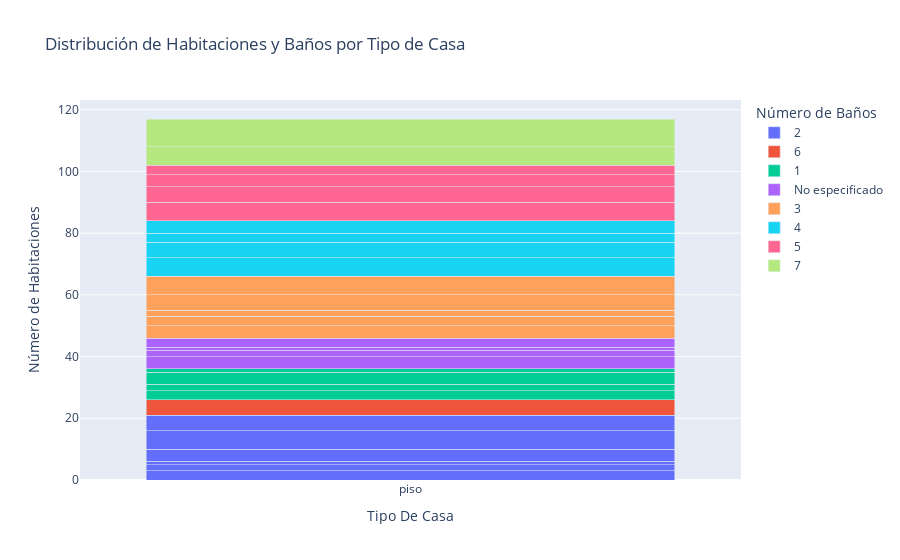

The notebook cell this image was saved under:
### Code cell
fig_stacked_bar = px.bar(
    segmentacion,
    x='Tipo De Casa',
    y='Habitaciones',
    color='Baños',
    title="Distribución de Habitaciones y Baños por Tipo de Casa",
    labels={'Habitaciones': 'Número de Habitaciones', 'Baños': 'Número de Baños'},
    barmode='stack'
)
fig_stacked_bar.show()

### Figure 1 — Plotly figure (JSON) as saved in the notebook; plotly's stock layout.template omitted (floating-point values rounded to 4 significant figures)
{"data": [{"alignmentgroup": "True", "hovertemplate": "Número de Baños=2<br>Tipo De Casa=%{x}<br>Número de Habitaciones=%{y}<extra></extra>", "legendgroup": "2", "marker": {"color": "#636efa", "pattern": {"shape": ""}}, "name": "2", "offsetgroup": "2", "orientation": "v", "showlegend": true, "textposition": "auto", "type": "bar", "x": ["piso", "piso", "piso", "piso", "piso", "piso"], "xaxis": "x", "y": [3, 2, 1, 4, 6, 5], "yaxis": "y"}, {"alignmentgroup": "True", "hovertemplate": "Número de Baños=6<br>Tipo De Casa=%{x}<br>Número de Habitaciones=%{y}<extra></extra>", "legendgroup": "6", "marker": {"color": "#EF553B", "pattern": {"shape": ""}}, "name": "6", "offsetgroup": "6", "orientation": "v", "showlegend": true, "textposition": "auto", "type": "bar", "x": ["piso"], "xaxis": "x", "y": [5], "yaxis": "y"}, {"alignmentgroup": "True", "hovertemplate": "Número de Baños=1<br>Tipo De Casa=%{x}<br>Número de Habitaciones=%{y}<extra></extra>", "legendgroup": "1", "marker": {"color": "#00cc96", "pattern": {"shape": ""}}, "name": "1", "offsetgroup": "1", "orientation": "v", "showlegend": true, "textposition": "auto", "type": "bar", "x": ["piso", "piso", "piso", "piso"], "xaxis": "x", "y": [3, 2, 4, 1], "yaxis": "y"}, {"alignmentgroup": "True", "hovertemplate": "Número de Baños=No especificado<br>Tipo De Casa=%{x}<br>Número de Habitaciones=%{y}<extra></extra>", "legendgroup": "No especificado", "marker": {"color": "#ab63fa", "pattern": {"shape": ""}}, "name": "No especificado", "offsetgroup": "No especificado", "orientation": "v", "showlegend": true, "textposition": "auto", "type": "bar", "x": ["piso", "piso", "piso", "piso"], "xaxis": "x", "y": [4, 2, 1, 3], "yaxis": "y"}, {"alignmentgroup": "True", "hovertemplate": "Número de Baños=3<br>Tipo De Casa=%{x}<br>Número de Habitaciones=%{y}<extra></extra>", "legendgroup": "3", "marker": {"color": "#FFA15A", "pattern": {"shape": ""}}, "name": "3", "offsetgroup": "3", "orientation": "v", "showlegend": true, "textposition": "auto", "type": "bar", "x": ["piso", "piso", "piso", "piso", "piso"], "xaxis": "x", "y": [4, 3, 2, 5, 6], "yaxis": "y"}, {"alignmentgroup": "True", "hovertemplate": "Número de Baños=4<br>Tipo De Casa=%{x}<br>Número de Habitaciones=%{y}<extra></extra>", "legendgroup": "4", "marker": {"color": "#19d3f3", "pattern": {"shape": ""}}, "name": "4", "offsetgroup": "4", "orientation": "v", "showlegend": true, "textposition": "auto", "type": "bar", "x": ["piso", "piso", "piso", "piso"], "xaxis": "x", "y": [6, 5, 3, 4], "yaxis": "y"}, {"alignmentgroup": "True", "hovertemplate": "Número de Baños=5<br>Tipo De Casa=%{x}<br>Número de Habitaciones=%{y}<extra></extra>", "legendgroup": "5", "marker": {"color": "#FF6692", "pattern": {"shape": ""}}, "name": "5", "offsetgroup": "5", "orientation": "v", "showlegend": true, "textposition": "auto", "type": "bar", "x": ["piso", "piso", "piso", "piso"], "xaxis": "x", "y": [6, 5, 4, 3], "yaxis": "y"}, {"alignmentgroup": "True", "hovertemplate": "Número de Baños=7<br>Tipo De Casa=%{x}<br>Número de Habitaciones=%{y}<extra></extra>", "legendgroup": "7", "marker": {"color": "#B6E880", "pattern": {"shape": ""}}, "name": "7", "offsetgroup": "7", "orientation": "v", "showlegend": true, "textposition": "auto", "type": "bar", "x": ["piso", "piso"], "xaxis": "x", "y": [6, 9], "yaxis": "y"}], "layout": {"barmode": "stack", "legend": {"title": {"text": "Número de Baños"}, "tracegroupgap": 0}, "title": {"text": "Distribución de Habitaciones y Baños por Tipo de Casa"}, "xaxis": {"anchor": "y", "domain": [0, 1], "title": {"text": "Tipo De Casa"}}, "yaxis": {"anchor": "x", "domain": [0, 1], "title": {"text": "Número de Habitaciones"}}}}
